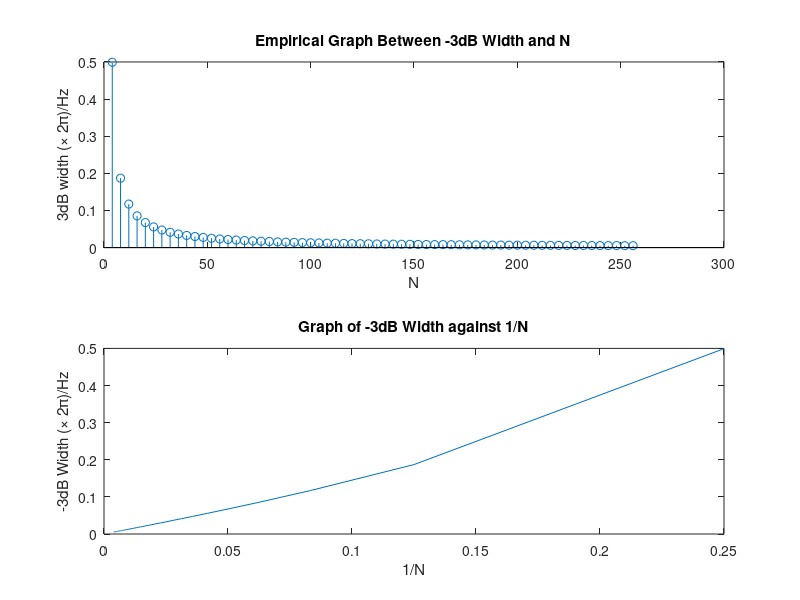
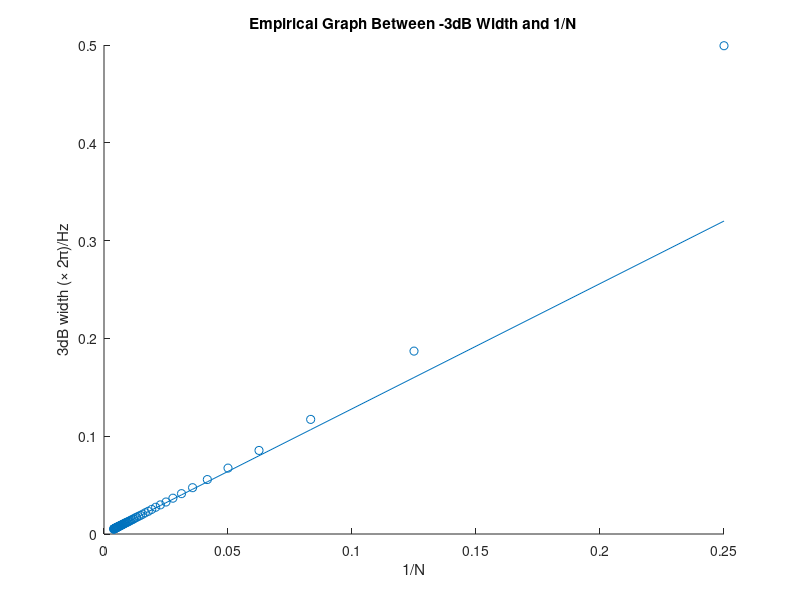

Here is the MATLAB script that generated these plots, in order: (Note: this script raises an error after producing the figures.)
% ASPMI Part 1.3a
% Find empirically the -3dB width of the Bartlett Window for different
% values of N

% Find 8192 bin fft for all results
L = 8192;
fn = -0.5:1/L:0.5-1/L; % Normalised frequency to 2*pi

% Vector of N values
% N = [4,8,16,32,64,128,256,512,1024];
N = 4:4:256;
w_bart = zeros(L,length(N));
fft_w = zeros(L,length(N));
for i = 1:length(N)
    temp = bartlett(N(i));
    for j = 1:N(i)
        w_bart(j,i) = temp(j);
    end
    fft_w(:,i) = fft(w_bart(:,i),L); % Find FFT spectrum of Bartlett window
    fft_w(:,i) = fftshift(fft_w(:,i)); % Centre FFT spectrum
end

mag_w = abs(fft_w); % Magnitude spectrum
% Add tiny offset to allow for non-infinite logarithmic values
mag_w = mag_w + 10e-9;
log_mag_w = 20*log10(mag_w); % Find logarithmic magnitude spectrum

% Find 3dB width
% Find Half bandwidth
log_mag_w_half = log_mag_w(L/2+1:L,:);
fn_half = fn(L/2+1:L);
width_3dB = zeros(length(N),1);
for i = 1:length(N)
    temp = log_mag_w_half(:,i);
    idx_3dB = find(temp < temp(1)-3,1,'first');
    width_3dB(i) = 2*fn_half(idx_3dB); % Multiply half bandwidth by 2
end

% Plot relationship between -3dB width and N
figure(1)
subplot(2,1,1)
stem(N,width_3dB);
title('Empirical Graph Between -3dB Width and N')
xlabel('N');
ylabel('3dB width (\times 2\pi)/Hz')
subplot(2,1,2)
plot(1./N,width_3dB);
title('Graph of -3dB Width against 1/N');
xlabel('1/N');
ylabel('-3dB Width (\times 2\pi)/Hz');

% Plot and find relationship between -3dB width and 1/N
figure(2)
hold on;
scatter(1./N,width_3dB);
relation = 1.28*1./N;
plot(1./N,relation);
title('Empirical Graph Between -3dB Width and 1/N')
xlabel('1/N');
ylabel('3dB width (\times 2\pi)/Hz')

% Plot linear and logarithmic plots for N = 4
figure(3)
suptitle('Linear and Logarithmic Plots for N = 4');
subplot(2,1,1)
plot(fn,mag_w(:,1)); % Plot linear graph
xlabel('Normalised Frequency (\times 2\pi)/Hz')
ylabel('Linear Amplitude')
subplot(2,1,2)
plot(fn,log_mag_w(:,1));
xlabel('Normalised Frequency (\times 2\pi)/Hz')
ylabel('Logarithmic Amplitude/dB')

% Plot linear and logarithmic plots for N = 32
figure(4)
suptitle('Linear and Logarithmic Plots for N = 32');
subplot(2,1,1)
plot(fn,mag_w(:,8)); % Plot linear graph
xlabel('Normalised Frequency (\times 2\pi)/Hz')
ylabel('Linear Amplitude')
subplot(2,1,2)
plot(fn,log_mag_w(:,8));
xlabel('Normalised Frequency (\times 2\pi)/Hz')
ylabel('Logarithmic Amplitude/dB')

% Plot linear and logarithmic plots for N = 128
figure(5)
suptitle('Linear and Logarithmic Plots for N = 128');
subplot(2,1,1)
plot(fn,mag_w(:,32)); % Plot linear graph
xlabel('Normalised Frequency (\times 2\pi)/Hz')
ylabel('Linear Amplitude')
subplot(2,1,2)
plot(fn,log_mag_w(:,32));
xlabel('Normalised Frequency (\times 2\pi)/Hz')
ylabel('Logarithmic Amplitude/dB')

% Use to find values of Sidelobes
windowDesigner;